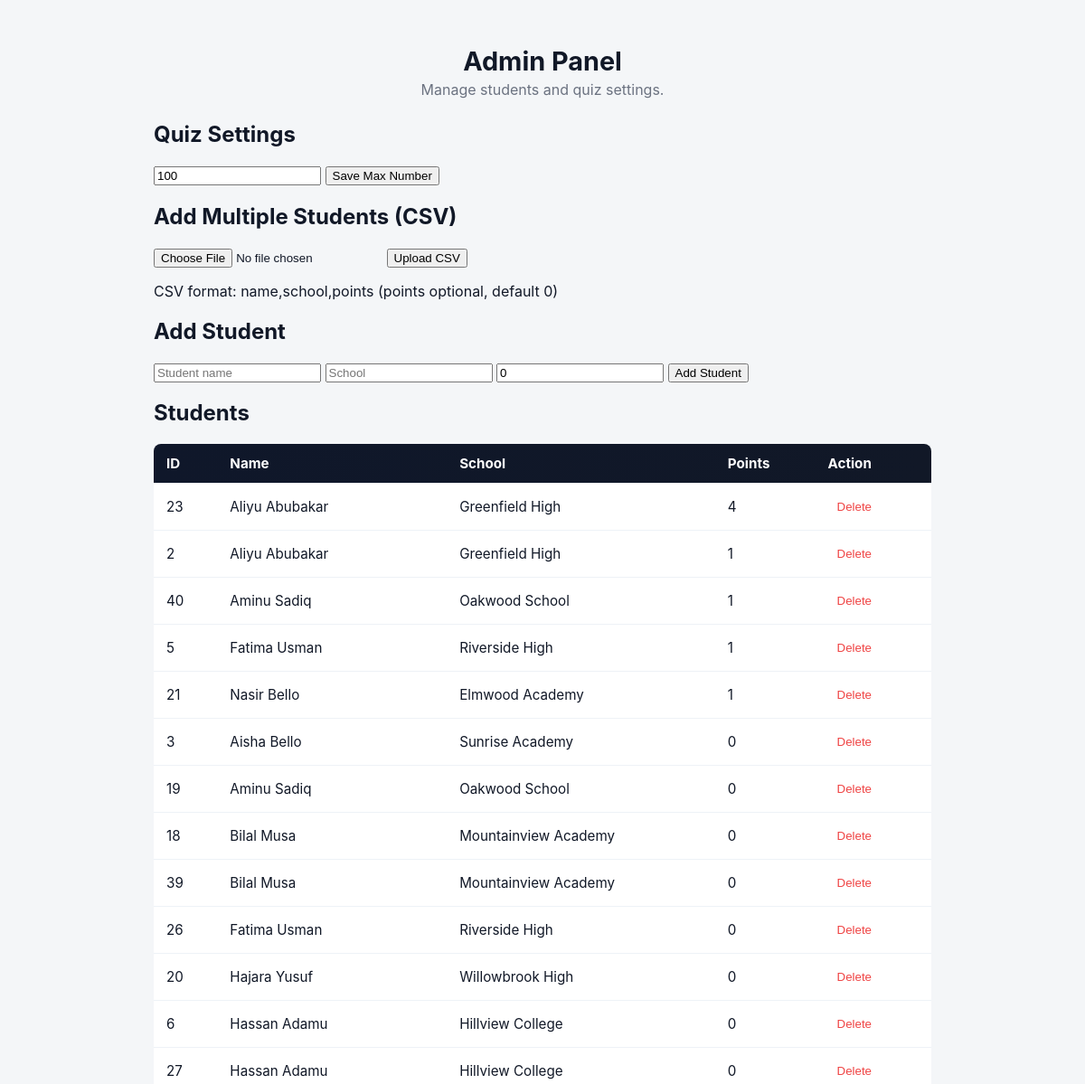
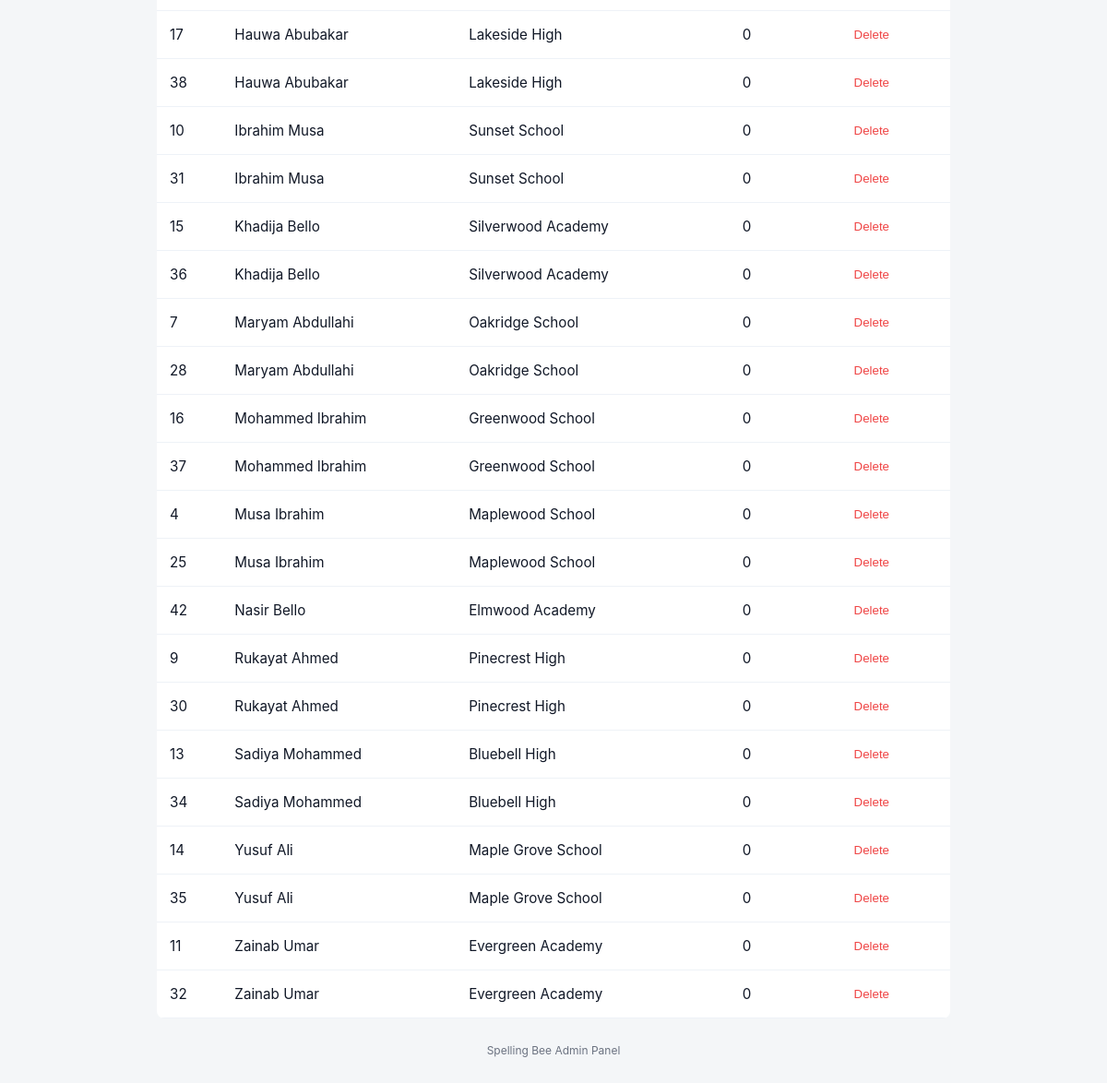
The page / on the database its author committed (2 pictures, top to bottom).
### app.py (models this page shows)
class Student(db.Model):
    id = db.Column(db.Integer, primary_key=True)
    name = db.Column(db.String(200), nullable=False)
    school = db.Column(db.String(200), nullable=False)
    points = db.Column(db.Integer, nullable=False, default=0)

### app.py (the view)
@app.route("/", methods=["GET"])
def admin():
    students = Student.query.order_by(Student.points.desc(), Student.name.asc()).all()
    setting = Setting.query.first()
    max_number = setting.max_number if setting else 100
    return render_template("admin.html", students=students, max_number=max_number)

### templates/admin.html (shortened to what this page needs)
<!DOCTYPE html>
<html lang="en">
<head>
    <link rel="stylesheet" href="/static/style.css">
</head>
<body>
<div class="container">
    <header>
        <h1>Admin Panel</h1>
        <p class="muted">Manage students and quiz settings.</p>
    </header>
    <section class="panel show">
        <h2>Quiz Settings</h2>
        <form method="POST" action="{{ url_for('update_max_number') }}" class="form-container">
            <input type="number" name="max_number" value="{{ max_number }}" min="1" required>
            <button type="submit">Save Max Number</button>
        </form>
    </section>
<section class="panel">
    <h2>Add Multiple Students (CSV)</h2>
    <form method="POST" action="{{ url_for('upload_csv') }}" class="form-container" enctype="multipart/form-data">
        <input type="file" name="csv_file" accept=".csv" required>
        <button type="submit">Upload CSV</button>
    </form>
    <p class="muted">CSV format: name,school,points (points optional, default 0)</p>
</section>
    <section class="panel">
        <h2>Add Student</h2>
        <form method="POST" action="{{ url_for('add_student') }}" class="form-container">
            <input type="text" name="name" placeholder="Student name" required>
            <input type="text" name="school" placeholder="School" required>
            <input type="number" name="points" placeholder="Points" value="0" required>
            <button type="submit">Add Student</button>
        </form>
    </section>
    <section class="panel">
        <h2>Students</h2>
        <div class="table-wrap">
            <table>
                <thead>
                    <tr>
                        <th>ID</th>
                        <th>Name</th>
                        <th>School</th>
                        <th>Points</th>
                        <th>Action</th>
                    </tr>
                </thead>
                <tbody>
                {% for s in students %}
                    <tr>
                        <td>{{ s.id }}</td>
                        <td>{{ s.name }}</td>
                        <td>{{ s.school }}</td>
                        <td>{{ s.points }}</td>
                        <td>
                            <form method="post" action="{{ url_for('delete_student', student_id=s.id) }}" onsubmit="return confirm('Delete this student?');">
                                <button type="submit" class="link-btn delete">Delete</button>
                            </form>
                        </td>
                    </tr>
                {% else %}
                    <tr><td colspan="5" class="muted">No students yet.</td></tr>
                {% endfor %}
                </tbody>
            </table>
        </div>
    </section>
    <footer>
        <small class="muted">Spelling Bee Admin Panel</small>
    </footer>
</div>
</body>
</html>

### static/style.css (style rules this page uses)
:root { --bg: #f4f6f8; --card: #ffffff; --muted: #6b7280; --accent: #111827; --accent-2: #0f172a; --danger: #ef4444; --success: #10b981; }
* { box-sizing: border-box; }
body { margin: 0; font-family: 'Inter', system-ui, -apple-system, "Segoe UI", Roboto, "Helvetica Neue", Arial; background: var(--bg); color: var(--accent); -webkit-font-smoothing: antialiased; -moz-osx-font-smoothing: grayscale; }
.container { max-width: 900px; margin: 30px auto; padding: 20px; }
header { text-align: center; margin-bottom: 25px; }
header h1 { margin: 0; font-size: 1.8rem; }
header p { margin: 4px 0 0 0; color: var(--muted); }
.table-wrap { margin-top: 20px; overflow-x: auto; }
table { width: 100%; border-collapse: collapse; min-width: 600px; background: var(--card); border-radius: 8px; overflow: hidden; }
thead tr { background: linear-gradient(90deg, var(--accent-2), var(--accent)); color: white; }
th, td { padding: 12px 14px; border-bottom: 1px solid #eef2f7; text-align: left; font-size: 0.95rem; }
.link-btn { background: transparent; border: 0; color: var(--accent); cursor: pointer; padding: 6px 10px; font-weight: 500; }
.link-btn.delete { color: var(--danger); }
footer { margin-top: 25px; text-align: center; color: var(--muted); font-size: 0.9rem; }

### rows shown on the page
Student: id "23", name "Aliyu Abubakar", school "Greenfield High", points "4"
Student: id "2", name "Aliyu Abubakar", school "Greenfield High", points "1"
Student: id "40", name "Aminu Sadiq", school "Oakwood School", points "1"
Student: id "5", name "Fatima Usman", school "Riverside High", points "1"
Student: id "21", name "Nasir Bello", school "Elmwood Academy", points "1"
Student: id "3", name "Aisha Bello", school "Sunrise Academy", points "0"
Student: id "19", name "Aminu Sadiq", school "Oakwood School", points "0"
Student: id "18", name "Bilal Musa", school "Mountainview Academy", points "0"
Student: id "39", name "Bilal Musa", school "Mountainview Academy", points "0"
Student: id "26", name "Fatima Usman", school "Riverside High", points "0"
Student: id "20", name "Hajara Yusuf", school "Willowbrook High", points "0"
Student: id "6", name "Hassan Adamu", school "Hillview College", points "0"
Student: id "27", name "Hassan Adamu", school "Hillview College", points "0"
Student: id "17", name "Hauwa Abubakar", school "Lakeside High", points "0"
Student: id "38", name "Hauwa Abubakar", school "Lakeside High", points "0"
Student: id "10", name "Ibrahim Musa", school "Sunset School", points "0"
Student: id "31", name "Ibrahim Musa", school "Sunset School", points "0"
Student: id "15", name "Khadija Bello", school "Silverwood Academy", points "0"
Student: id "36", name "Khadija Bello", school "Silverwood Academy", points "0"
Student: id "7", name "Maryam Abdullahi", school "Oakridge School", points "0"
Student: id "28", name "Maryam Abdullahi", school "Oakridge School", points "0"
Student: id "16", name "Mohammed Ibrahim", school "Greenwood School", points "0"
Student: id "37", name "Mohammed Ibrahim", school "Greenwood School", points "0"
Student: id "4", name "Musa Ibrahim", school "Maplewood School", points "0"
Student: id "25", name "Musa Ibrahim", school "Maplewood School", points "0"
Student: id "42", name "Nasir Bello", school "Elmwood Academy", points "0"
Student: id "9", name "Rukayat Ahmed", school "Pinecrest High", points "0"
Student: id "30", name "Rukayat Ahmed", school "Pinecrest High", points "0"
Student: id "13", name "Sadiya Mohammed", school "Bluebell High", points "0"
Student: id "34", name "Sadiya Mohammed", school "Bluebell High", points "0"
Student: id "14", name "Yusuf Ali", school "Maple Grove School", points "0"
Student: id "35", name "Yusuf Ali", school "Maple Grove School", points "0"
Student: id "11", name "Zainab Umar", school "Evergreen Academy", points "0"
Student: id "32", name "Zainab Umar", school "Evergreen Academy", points "0"
